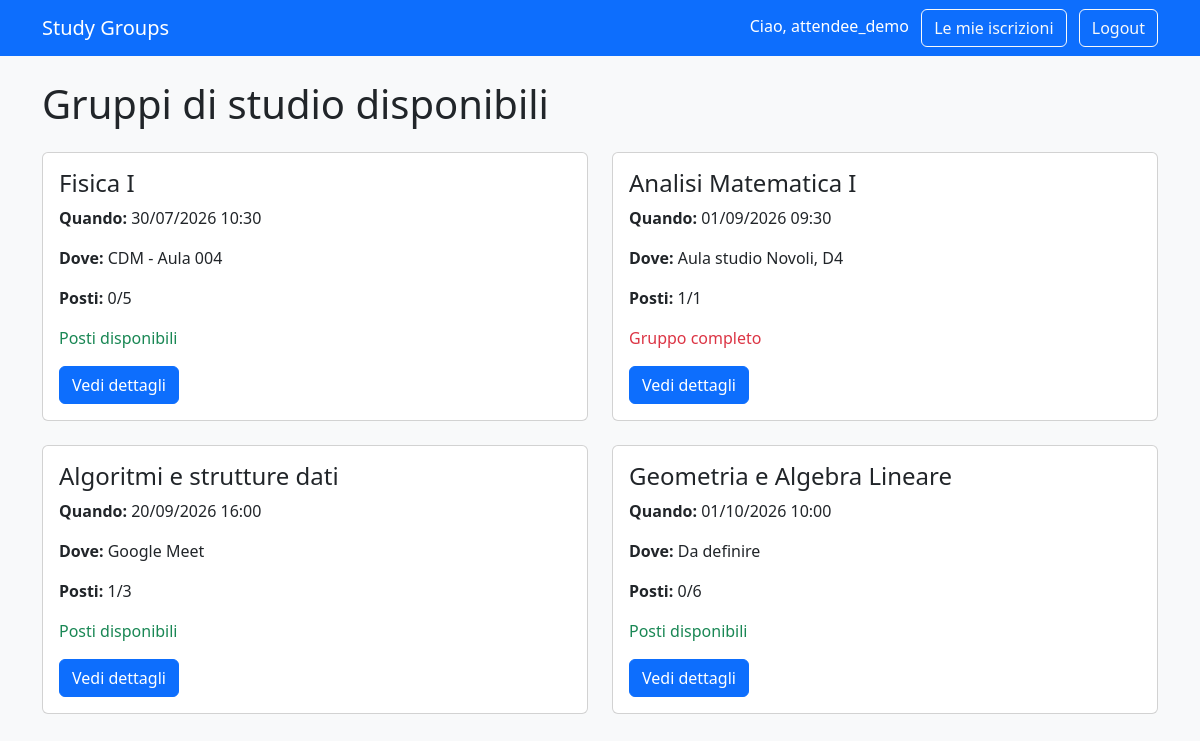
Screenshot of / (signed in) with the database file from the repository.
### accounts/models.py (models this page shows, shortened)
class User(AbstractUser):
    class Role(models.TextChoices):
        ATTENDEE = "ATTENDEE", "Attendee"
        ORGANIZER = "ORGANIZER", "Organizer"
    role = models.CharField(
        max_length=20,
        choices=Role.choices,
        default=Role.ATTENDEE,
    )

### groups/models.py (models this page shows, shortened)
class StudyGroup(models.Model):
    subject = models.CharField(max_length=100)
    description = models.TextField(
        help_text="Inserisci il programma o gli argomenti che saranno studiati."
    )
    scheduled_at = models.DateTimeField()
    location = models.CharField(
        max_length=150,
        help_text="Ad esempio: Centro didattico Morgagni, Biblioteca, Google Meet."
    )
    max_participants = models.PositiveIntegerField(
        validators=[MinValueValidator(1)]
    )
    organizer = models.ForeignKey(
        settings.AUTH_USER_MODEL,
        on_delete=models.CASCADE,
        related_name="organized_study_groups",
    )
    created_at = models.DateTimeField(auto_now_add=True)
    class Meta:
        ordering = ["scheduled_at"]
    @property
    def participant_count(self):
        return self.registrations.count()
    @property
    def is_full(self):
        return self.participant_count >= self.max_participants

### groups/views.py (the view)
# urls.py: path("", views.study_group_list, name="study_group_list"),
def study_group_list(request):
    study_groups = StudyGroup.objects.all()
    return render(
        request,
        "groups/study_group_list.html",
        {"study_groups": study_groups},
    )

### groups/templates/groups/study_group_list.html (shortened to what this page needs)
<!DOCTYPE html>
<html lang="en">
<head>
</head>
<body>
{% extends "base.html" %}
{% block content %}
<h1 class="mb-4">Gruppi di studio disponibili</h1>
{% if study_groups %}
    <div class="row">
        {% for study_group in study_groups %}
            <div class="col-md-6 mb-4">
                <div class="card h-100">
                    <div class="card-body">
                        <h2 class="h4">{{ study_group.subject }}</h2>
                        <p>
                            <strong>Quando:</strong>
                            {{ study_group.scheduled_at|date:"d/m/Y H:i" }}
                        </p>
                        <p>
                            <strong>Dove:</strong>
                            {{ study_group.location }}
                        </p>
                        <p>
                            <strong>Posti:</strong>
                            {{ study_group.participant_count }}/{{ study_group.max_participants }}
                        </p>
                        {% if study_group.is_full %}
                            <p class="text-danger">
                                Gruppo completo
                            </p>
                        {% else %}
                            <p class="text-success">
                                Posti disponibili
                            </p>
                        {% endif %}
                        <a
                            class="btn btn-primary"
                            href="{% url 'study_group_detail' study_group.id %}"
                        >
                            Vedi dettagli
                        </a>
                    </div>
                </div>
            </div>
        {% endfor %}
    </div>
{% else %}
    <p>Non ci sono ancora gruppi di studio disponibili.</p>
{% endif %}
{% endblock %}

### groups/templates/base.html (shortened to what this page needs)
<!DOCTYPE html>
<html lang="it">
<head>
    <link
        href="https://cdn.jsdelivr.net/npm/bootstrap@5.3.3/dist/css/bootstrap.min.css"
        rel="stylesheet"
    >
</head>
<body class="bg-light">
    <nav class="navbar navbar-dark bg-primary">
    <div class="container">
        <a class="navbar-brand" href="{% url 'study_group_list' %}">
            Study Groups
        </a>
        <div>
            {% if user.is_authenticated %}
                <span class="text-white me-2">
                    Ciao, {{ user.username }}
                </span>
                <a class="btn btn-outline-light me-2" href="{% url 'my_registrations' %}">
                    Le mie iscrizioni
                </a>
                <form class="d-inline" method="post" action="{% url 'logout' %}">
                    <button class="btn btn-outline-light" type="submit">
                        Logout
                    </button>
                </form>
            {% endif %}
        </div>
    </div>
</nav>
    <main class="container py-4">
        {% block content %}
        {% endblock %}
    </main>
</body>
</html>

### rows the page displays
User: username "attendee_demo"
StudyGroup: subject "Fisica I", scheduled_at "30/07/2026 10:30", location "CDM - Aula 004", participant_count "0", max_participants "5", shows "Posti disponibili"
StudyGroup: subject "Analisi Matematica I", scheduled_at "01/09/2026 09:30", location "Aula studio Novoli, D4", participant_count "1", max_participants "1", shows "Gruppo completo"
StudyGroup: subject "Algoritmi e strutture dati", scheduled_at "20/09/2026 16:00", location "Google Meet", participant_count "1", max_participants "3", shows "Posti disponibili"
StudyGroup: subject "Geometria e Algebra Lineare", scheduled_at "01/10/2026 10:00", location "Da definire", participant_count "0", max_participants "6", shows "Posti disponibili"
